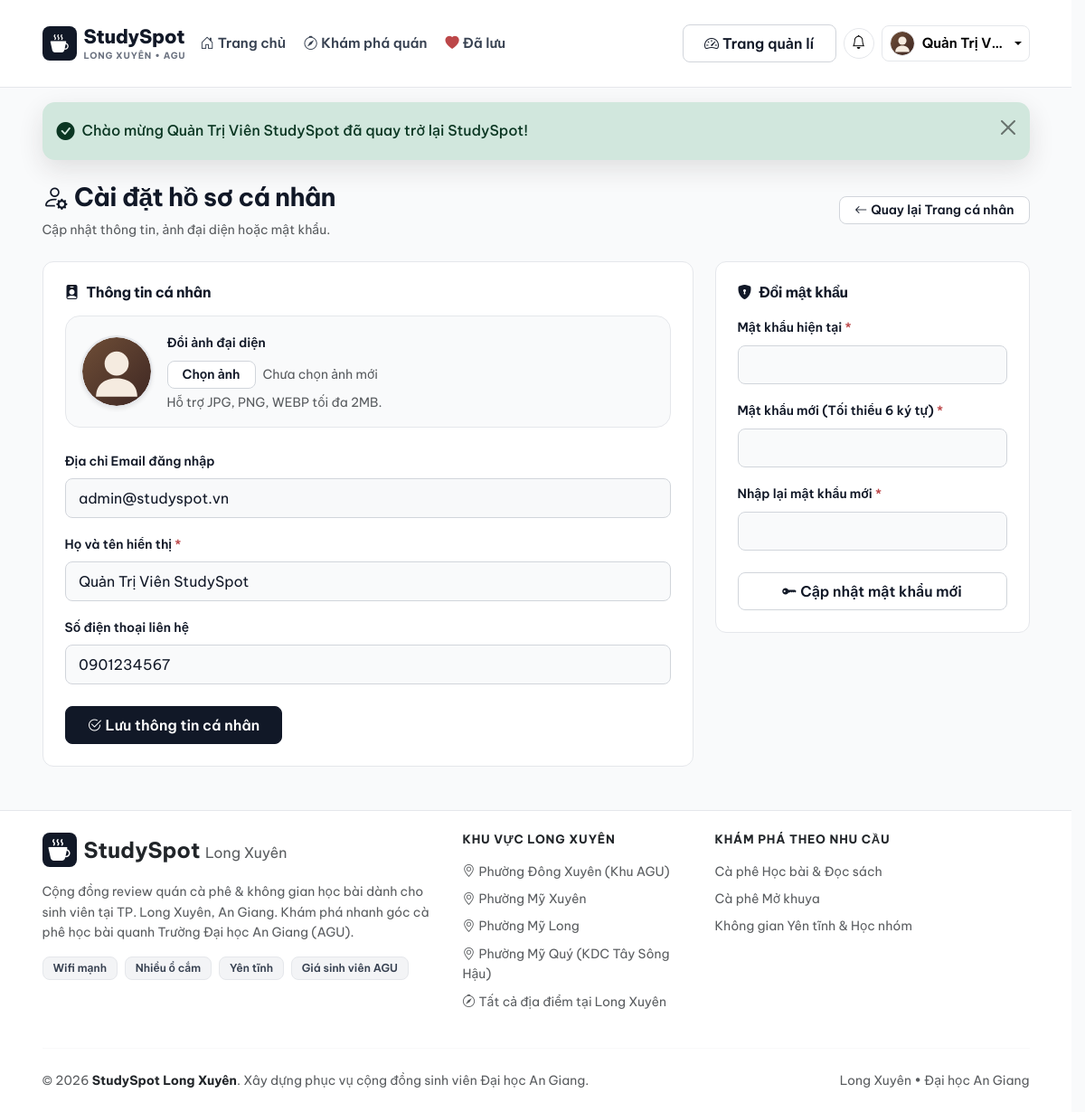
The app's page /profile/edit (signed in), older data.
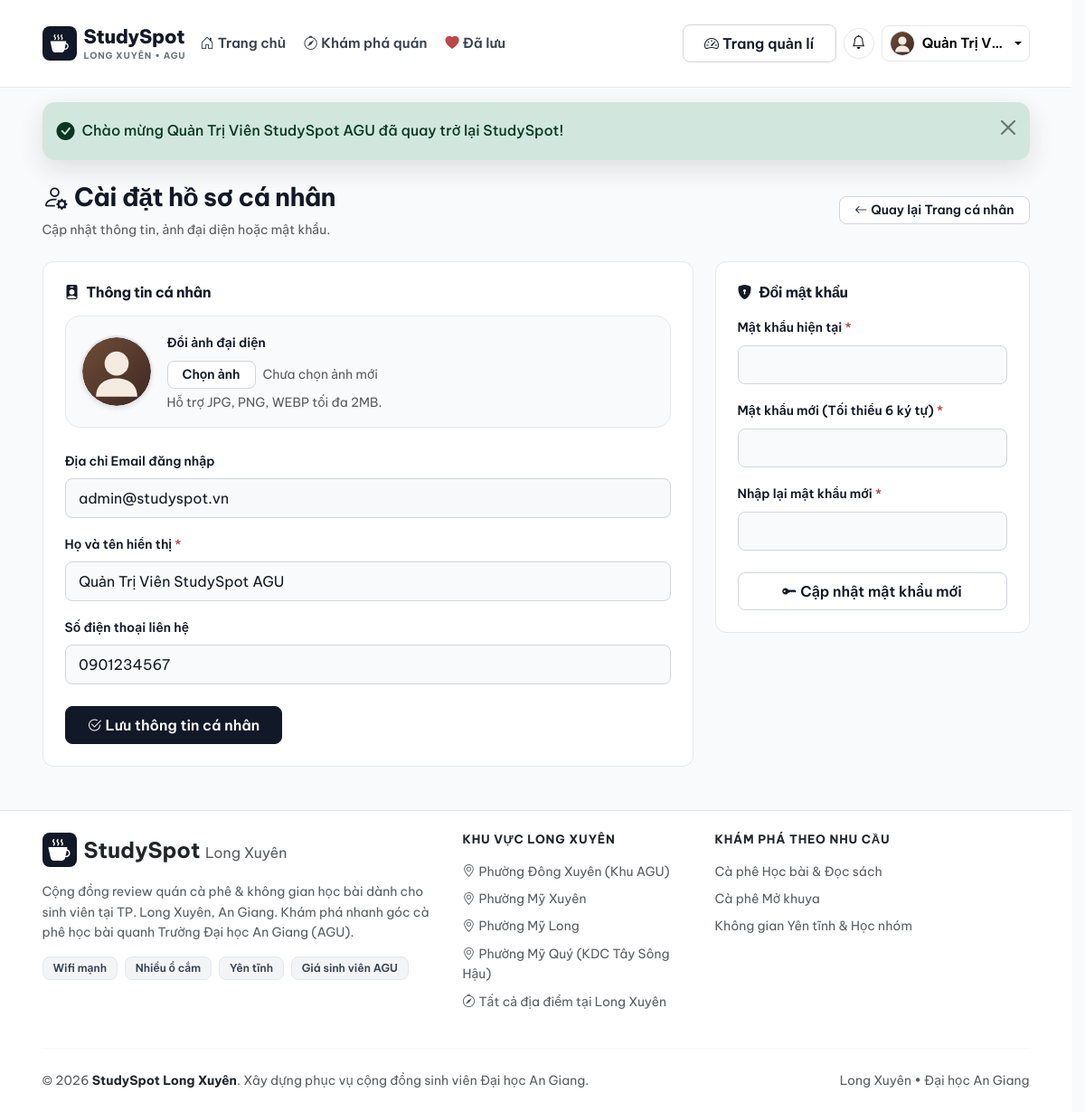
The same page, newer data.
### tables this page shows
CREATE TABLE `users` (
  `id` int(10) unsigned NOT NULL AUTO_INCREMENT,
  `name` varchar(100) NOT NULL COMMENT 'Họ và tên hiển thị',
  `email` varchar(150) NOT NULL COMMENT 'Email đăng nhập duy nhất',
  `password` varchar(255) NOT NULL COMMENT 'Mật khẩu mã hóa bằng password_hash',
  `phone` varchar(20) DEFAULT NULL COMMENT 'Số điện thoại liên hệ',
  `avatar` varchar(255) DEFAULT NULL COMMENT 'Đường dẫn ảnh đại diện',
  `role` enum('user','admin') NOT NULL DEFAULT 'user' COMMENT 'Vai trò người dùng',
  `status` enum('active','locked') NOT NULL DEFAULT 'active' COMMENT 'Trạng thái tài khoản',
  `created_at` datetime NOT NULL DEFAULT current_timestamp(),
  PRIMARY KEY (`id`),
  UNIQUE KEY `uk_users_email` (`email`),
  KEY `idx_users_role_status` (`role`,`status`)
);

### controllers/ProfileController.php (called while the page is built, shortened)
<?php
class ProfileController extends Controller
{
    private User $userModel;
    public function __construct()
    {
        $this->requireLogin();
        $this->userModel = new User();
    }
    public function edit(): void
    {
        $sessionUser = Session::user();
        $userId = (int) $sessionUser['id'];
        $user = $this->userModel->findById($userId);
        $errors = [];
        $this->render('profile/edit', [
            'pageTitle' => 'Chỉnh sửa Hồ sơ & Đổi mật khẩu',
            'user'      => $user,
            'errors'    => $errors,
        ]);
    }
}

### core/Router.php (called while the page is built, shortened)
<?php
class Router
{
    public function dispatch(): void
    {
        $actionSegment = 'index';
        $params = [];
        if (!empty($_GET['url'])) {
            $url = trim(filter_var($_GET['url'], FILTER_SANITIZE_URL), '/');
            $segments = $url !== '' ? explode('/', $url) : [];
            if (!empty($segments) && strtolower($segments[0]) === 'admin') {
                $isAdmin = true;
                array_shift($segments);
                $controllerSegment = !empty($segments[0]) ? array_shift($segments) : 'dashboard';
                $actionSegment = !empty($segments[0]) ? array_shift($segments) : 'index';
                $params = $segments;
            } else {
                $controllerSegment = !empty($segments[0]) ? array_shift($segments) : 'home';
                $actionSegment = !empty($segments[0]) ? array_shift($segments) : 'index';
                $params = $segments;
            }
        }
        $actionMethod = $this->camelCase($actionSegment);
        $controllerObject = new $controllerClass();
        call_user_func_array([$controllerObject, $actionMethod], $params);
    }
    private function studlyCase(string $value): string
    {
        $value = str_replace(['-', '_'], ' ', strtolower($value));
        return str_replace(' ', '', ucwords($value));
    }
    private function camelCase(string $value): string
    {
        return lcfirst($this->studlyCase($value));
    }
}

### index.php (called while the page is built, shortened)
<?php
require_once __DIR__ . '/helpers/functions.php';
spl_autoload_register(function (string $className): void {
    $directories = [
        ROOT_PATH . '/core/',
        ROOT_PATH . '/models/',
        ROOT_PATH . '/controllers/',
        ROOT_PATH . '/controllers/Admin/',
    ];
    foreach ($directories as $directory) {
        $file = $directory . $className . '.php';
        if (file_exists($file)) {
            return;
        }
    }
});
$router = new Router();
$router->dispatch();

### helpers/functions.php (called while the page is built, shortened)
<?php
function e(?string $value): string
{
    return htmlspecialchars((string) $value, ENT_QUOTES, 'UTF-8');
}
function base_url(string $path = ''): string
{
    return rtrim(BASE_URL, '/') . '/' . ltrim($path, '/');
}
function get_image_url(?string $path, string $type = 'place', int|string|null $seed = null): string
{
    $defaultSvg = ($type === 'avatar')
        ? 'assets/img/avatar-default.svg'
        : 'assets/img/placeholder.svg';
    if ($type === 'avatar') {
        return base_url('assets/img/avatar-default.svg');
    }
    return base_url($defaultSvg);
}

### core/Model.php (called while the page is built, shortened)
<?php
class Model
{
    protected static ?PDO $pdo = null;
    public static function getConnection(): PDO
    {
        if (self::$pdo === null) {
            $dsn = sprintf(
                'mysql:host=%s;dbname=%s;charset=%s',
                DB_HOST,
                DB_NAME,
                DB_CHARSET
            );
            $options = [
                PDO::ATTR_ERRMODE            => PDO::ERRMODE_EXCEPTION,
                PDO::ATTR_DEFAULT_FETCH_MODE => PDO::FETCH_ASSOC,
                PDO::ATTR_EMULATE_PREPARES   => false,
            ];
            try {
                self::$pdo = new PDO($dsn, DB_USER, DB_PASS, $options);
            } catch (PDOException $e) {
                http_response_code(500);
                die('<div style="font-family:sans-serif;padding:40px;text-align:center;">
                        <h2>Không thể kết nối Cơ sở dữ liệu</h2>
                        <p>Vui lòng kiểm tra MySQL trong XAMPP và đảm bảo đã tạo CSDL <strong>studyspot</strong>.</p>
                    </div>');
            }
        }
        return self::$pdo;
    }
    protected function query(string $sql, array $params = []): PDOStatement
    {
        $stmt = self::getConnection()->prepare($sql);
        $stmt->execute($params);
        return $stmt;
    }
    protected function fetchOne(string $sql, array $params = []): array|false
    {
        return $this->query($sql, $params)->fetch();
    }
}

### core/Session.php (called while the page is built, shortened)
<?php
class Session
{
    public static function flash(string $key, ?string $message = null, string $type = 'success'): ?array
    {
        if (isset($_SESSION['_flash'][$key])) {
            $flash = $_SESSION['_flash'][$key];
            return $flash;
        }
        return null;
    }
    public static function isLoggedIn(): bool
    {
        return isset($_SESSION['user']) && !empty($_SESSION['user']['id']);
    }
    public static function user(): ?array
    {
        return $_SESSION['user'] ?? null;
    }
    public static function isAdmin(): bool
    {
        return self::isLoggedIn() && ($_SESSION['user']['role'] ?? '') === 'admin';
    }
    public static function csrfToken(): string
    {
        return $_SESSION['_csrf_token'];
    }
}

### models/User.php (called while the page is built, shortened)
<?php
class User extends Model
{
    public function findById(int $id): array|false
    {
        $sql = 'SELECT * FROM users WHERE id = :id LIMIT 1';
        return $this->fetchOne($sql, [':id' => $id]);
    }
}

### views/profile/edit.php (the view, shortened to what the changed rows need)
<div class="container py-4">
    <div class="d-flex justify-content-between align-items-center mb-4 profile-edit-head">
        <div>
            <h1 class="page-title"><i class="bi bi-person-gear me-2"></i>Cài đặt hồ sơ cá nhân</h1>
        </div>
    </div>
    <div class="row g-4">
        <div class="col-lg-8">
            <div class="card surface-card p-4">
                <h2 class="h6 fw-bold text-coffee mb-3">
                    <i class="bi bi-person-badge-fill me-2"></i>Thông tin cá nhân
                </h2>
                <form action="<?= base_url('profile/edit') ?>" method="POST" enctype="multipart/form-data" novalidate>
                    <div class="mb-3">
                        <label class="form-label fw-semibold small">Địa chỉ Email đăng nhập</label>
                        <input type="email" class="form-control bg-light" value="<?= e($user['email']) ?>" disabled>
                    </div>
                    <div class="mb-3">
                        <label for="name" class="form-label fw-semibold small">Họ và tên hiển thị <span class="text-danger">*</span></label>
                        <input
                            type="text"
                            class="form-control <?= isset($errors['name']) ? 'is-invalid' : '' ?>"
                            id="name"
                            name="name"
                            value="<?= e($_POST['name'] ?? $user['name']) ?>"
                            required
                        >
                    </div>
                    <div class="mb-4">
                        <label for="phone" class="form-label fw-semibold small">Số điện thoại liên hệ</label>
                        <input
                            type="text"
                            class="form-control <?= isset($errors['phone']) ? 'is-invalid' : '' ?>"
                            id="phone"
                            name="phone"
                            placeholder="Nhập số điện thoại 10 chữ số"
                            value="<?= e($_POST['phone'] ?? $user['phone']) ?>"
                        >
                    </div>
                </form>
            </div>
        </div>
        <div class="col-lg-4">
            <div class="card surface-card p-4">
                <h2 class="h6 fw-bold text-coffee mb-3">
                    <i class="bi bi-shield-lock-fill me-2"></i>Đổi mật khẩu
                </h2>
            </div>
        </div>
    </div>
</div>

### views/layouts/main.php (shortened to what the changed rows need)
<?php
$flash = Session::flash('alert');
?>
<!DOCTYPE html>
<html lang="vi">
<head>
    <link href="https://cdn.jsdelivr.net/npm/bootstrap@5.3.3/dist/css/bootstrap.min.css" rel="stylesheet">
    <link href="https://cdn.jsdelivr.net/npm/bootstrap-icons@1.11.3/font/bootstrap-icons.min.css" rel="stylesheet">
    <link href="<?= base_url('assets/css/style.css') . '?v=' . filemtime(ROOT_PATH . '/assets/css/style.css') ?>" rel="stylesheet">
</head>
<body class="d-flex flex-column min-vh-100 bg-light-warm" data-base-url="<?= e(BASE_URL) ?>" data-csrf="<?= e(Session::csrfToken()) ?>">
    <?php require ROOT_PATH . '/views/layouts/header.php'; ?>
    <?php if (!empty($flash)): ?>
        <div class="container mt-3">
            <div class="alert alert-<?= e($flash['type']) ?> alert-dismissible fade show flash-toast-banner d-flex align-items-center mb-0" role="alert">
                <i class="bi <?= ($flash['type'] === 'danger') ? 'bi-exclamation-triangle-fill' : 'bi-check-circle-fill' ?> fs-5 me-2"></i>
                <div class="fw-medium"><?= e($flash['message']) ?></div>
                <button type="button" class="btn-close" data-bs-dismiss="alert" aria-label="Đóng"></button>
            </div>
        </div>
    <?php endif; ?>
    <main class="flex-grow-1">
        <?= $content ?? '' ?>
    </main>
</body>
</html>

### views/layouts/header.php (shortened to what the changed rows need)
<?php
$currentUser = Session::user();
?>
<header class="sticky-top navbar-warm">
    <nav class="navbar navbar-expand-lg py-2">
        <div class="container">
            <?php if (Session::isLoggedIn()): ?>
                    <?php require ROOT_PATH . '/views/layouts/notification_bell.php'; ?>
            <?php endif; ?>
            <div class="collapse navbar-collapse d-none d-lg-flex" id="mainNavbar">
                <div class="d-none d-lg-flex align-items-center gap-2 mt-2 mt-lg-0 flex-nowrap flex-shrink-0">
                    <?php if (Session::isLoggedIn() && !empty($currentUser)): ?>
                        <?php if (Session::isAdmin()): ?>
                            <a href="<?= base_url('admin/dashboard') ?>" class="btn btn-sm btn-outline-coffee rounded-pill px-3 text-nowrap flex-shrink-0 header-switch-btn" title="Vào trang quản lí">
                                <i class="bi bi-speedometer2 me-1"></i>Trang quản lí
                            </a>
                        <?php endif; ?>
                        <?php require ROOT_PATH . '/views/layouts/notification_bell.php'; ?>
                        <div class="dropdown flex-shrink-0">
                            <a class="btn btn-light btn-sm dropdown-toggle d-flex align-items-center gap-2 border rounded-pill px-2 py-1 bg-white shadow-xs text-nowrap header-account-btn" href="#" role="button" data-bs-toggle="dropdown" aria-expanded="false">
                                <img src="<?= get_image_url($currentUser['avatar'] ?? null, 'avatar') ?>" alt="<?= e($currentUser['name']) ?>" class="rounded-circle object-fit-cover border" width="28" height="28">
                                <span class="small fw-semibold text-truncate d-inline-block" style="max-width: 90px;"><?= e($currentUser['name']) ?></span>
                            </a>
                        </div>
                    <?php endif; ?>
                </div>
            </div>
        </div>
    </nav>
</header>

Row changes from the older to the newer data that the page shows:
changed users "admin@studyspot.vn": name "Quản Trị Viên StudySpot" → "Quản Trị Viên StudySpot AGU"
Text that changed along with them:
$flash['message']: "Chào mừng Quản Trị Viên StudySpot đã quay trở lại StudySpot!" → "Chào mừng Quản Trị Viên StudySpot AGU đã quay trở lại StudySpot!"
